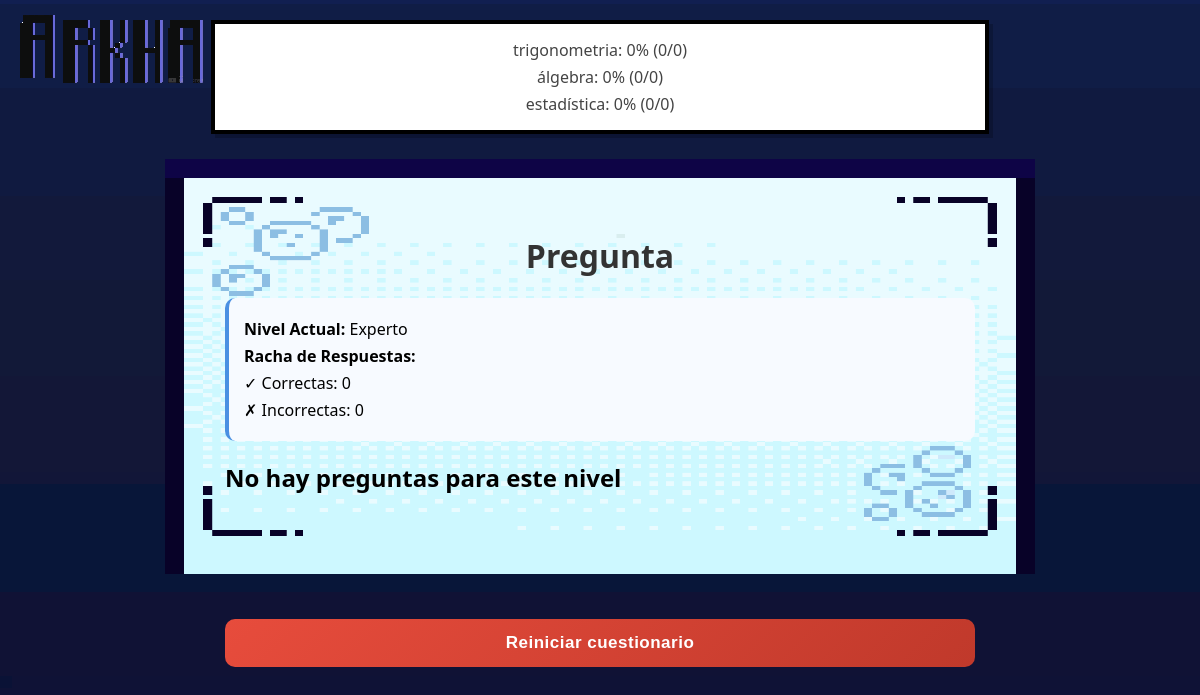
The app's page /, older data.
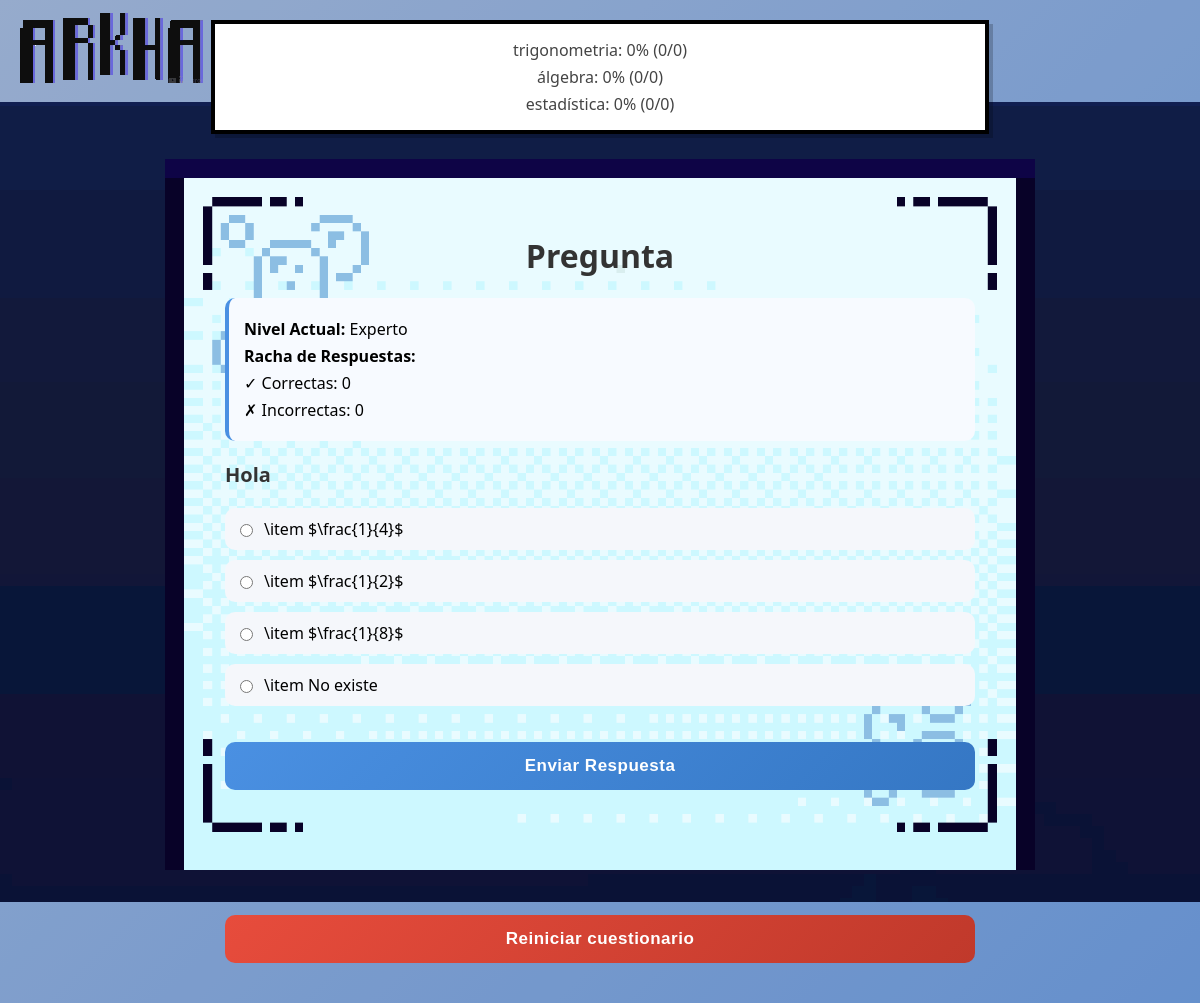
The same page, newer data.
### ADAPTACION/models.py (models this page shows)
class Question(models.Model):
    pregunta = models.TextField() #sin limite de caracteres
    respuesta_correcta = models.CharField(max_length=1, choices=UNICASRESPUESTAS)
    alternativa_A = models.CharField(max_length=255)
    alternativa_B = models.CharField(max_length=255)
    alternativa_C = models.CharField(max_length=255)
    alternativa_D = models.CharField(max_length=255)
    dificultad = models.CharField(max_length=50, choices=DIFICULTADES, db_index=True)
    tipo = models.CharField(max_length=100, choices=tipos, default='álgebra', db_index=True)

### ADAPTACION/views.py (the view)
# urls.py: path('', presentar_preguntas, name='presentar_preguntas'),
def presentar_preguntas(request):
    nivel = request.session.get('nivel', 'Experto')
    correctas = request.session.get('correctas', 0)
    incorrectas = request.session.get('incorrectas', 0)
    stats_tipos = request.session.get('stats_tipos', {
        'trigonometria': {'total': 0, 'correctas': 0},
        'álgebra':       {'total': 0, 'correctas': 0},
        'estadística':   {'total': 0, 'correctas': 0},
    })
    mostrar_pez = request.session.pop('mostrar_pez', False)
    gif_transicion = request.session.pop('gif_transicion', 'cuestionario/gifs/pez.gif')
    if request.method == 'POST':
        respuesta_usuario = request.POST.get('respuesta')
        pregunta_id = request.POST.get('pregunta_id')
        pregunta_respondida = Question.objects.filter(id=pregunta_id).first()
        nivel_anterior = nivel
        if pregunta_respondida:
            tipo = pregunta_respondida.tipo
            if pregunta_respondida.respuesta_correcta == respuesta_usuario:
                correctas += 1
                incorrectas = 0
                messages.success(request, '¡Respuesta correcta!')
                stats_tipos[tipo]['total'] += 1
                stats_tipos[tipo]['correctas'] += 1
            else:
                alternativa_correcta = "alternativa_" + pregunta_respondida.respuesta_correcta
                recorreccion = getattr(pregunta_respondida, alternativa_correcta)
                messages.error(request, 'Respuesta incorrecta. La respuesta correcta era: ' + recorreccion)
                stats_tipos[tipo]['total'] += 1
                incorrectas += 1
                correctas = 0
        nivel, correctas, incorrectas = cambiar_nivel(nivel, correctas, incorrectas)
        if nivel != nivel_anterior:
            request.session['mostrar_pez'] = True
            transicion = {nivel_anterior, nivel}
            ruta_gif = 'cuestionario/gifs/pez.gif'
            if transicion == {'Facil', 'Medio'}:
                ruta_gif = 'cuestionario/gifs/pez_carga.gif'
            elif transicion == {'Medio', 'Dificil'}:
                ruta_gif = 'cuestionario/gifs/2_medusas.gif'
            elif transicion == {'Dificil', 'Experto'}:
                ruta_gif = 'cuestionario/gifs/pulpo_baila.gif'
            request.session['gif_transicion'] = ruta_gif
        request.session['nivel'] = nivel
        request.session['correctas'] = correctas
        request.session['incorrectas'] = incorrectas
        request.session['stats_tipos'] = stats_tipos
        return redirect("presentar_preguntas")
    else:
        for tipo, datos in stats_tipos.items():
            total = datos.get('total', 0)
            correctas_tipo = datos.get('correctas', 0)
            if total == 0:
                porcentaje = 0
            else:
                porcentaje = (correctas_tipo / total) * 100
            stats_tipos[tipo] = {
                'total': total,
                'correctas': correctas_tipo,
                'porcentaje': porcentaje,
            }
        pregunta = obtener_pregunta(nivel)
        context = {
            'pregunta': pregunta,
            'nivel': nivel,
            'correctas': correctas,
            'incorrectas': incorrectas,
            'stats_tipos': stats_tipos,
            'mostrar_pez': mostrar_pez,
            'gif_transicion': gif_transicion,
        }
        return render(request, 'cuestionario/pregunta.html', context)

### ADAPTACION/views.py (called while the page is built)
def obtener_pregunta(nivel):
    preguntas= list(Question.objects.filter(dificultad=nivel))
    if len(preguntas) == 0:
        return None
    return preguntas[randint(0, len(preguntas)-1)]

### ADAPTACION/templates/cuestionario/pregunta.html (shortened to what this page needs)
{% load static %}
<!DOCTYPE html>
<html lang="es">
<head>
</head>
<body>
    <div class="video-background">
        {% if nivel == "Facil" or nivel == "Fácil" %}
            <video autoplay muted loop playsinline class="fondo-pantalla">
                <source src="{% static 'videos/fondo_arkha.mp4' %}" type="video/mp4">
            </video>
        {% elif nivel == "Medio" %}
            <img src="{% static 'cuestionario/gifs/pez_fondo.gif' %}" alt="Fondo Medio" class="fondo-pantalla">
        {% elif nivel == "Dificil" or nivel == "Difícil" %}
            <img src="{% static 'cuestionario/gifs/3_medusas.gif' %}" alt="Fondo Dificil" class="fondo-pantalla">
        {% elif nivel == "Experto" %}
            <img src="{% static 'images/dificil_fondo.png' %}" alt="Fondo Experto" class="fondo-pantalla">
        {% else %}
            <video autoplay muted loop playsinline class="fondo-pantalla">
                <source src="{% static 'videos/fondo_arkha.mp4' %}" type="video/mp4">
            </video>
        {% endif %}
        <div class="overlay"></div>
    </div>
    <div class="arkha-title">
        <img src="{% static 'cuestionario/gifs/arkha_logo.gif' %}" alt="Arkha Logo">
    </div>
    <div class="stats-box">
        {% for tipo, datos in stats_tipos.items %}
            <p>{{ tipo }}: {{ datos.porcentaje|floatformat:0 }}% ({{ datos.correctas }}/{{ datos.total }})</p>
        {% endfor %}
    </div>
    <div class="contenedor">
        <h1>Pregunta</h1>
        <div class="estado">
            <p><strong>Nivel Actual:</strong> {{ nivel }}</p>
            <p><strong>Racha de Respuestas:</strong></p>
            <p>✓ Correctas: {{ correctas }}</p>
            <p>✗ Incorrectas: {{ incorrectas }}</p>
        </div>
        {% if pregunta %}
            <div class="pregunta">
                <h3>{{ pregunta.pregunta | safe }}</h3>
                <form method="POST">
                    <ul class="alternativas">
                        <li><label><input type="radio" name="respuesta" value="A"> {{ pregunta.alternativa_A|safe }}</label></li>
                        <li><label><input type="radio" name="respuesta" value="B"> {{ pregunta.alternativa_B|safe }}</label></li>
                        <li><label><input type="radio" name="respuesta" value="C"> {{ pregunta.alternativa_C|safe }}</label></li>
                        <li><label><input type="radio" name="respuesta" value="D"> {{ pregunta.alternativa_D|safe }}</label></li>
                    </ul>
                    <button type="submit">Enviar Respuesta</button>
                </form>
            </div>
        {% else %}
            <h2>No hay preguntas para este nivel</h2>
        {% endif %}
    </div>
    <div class="reiniciar">
        <a href="/reiniciar/">
            <button class="btn-red">Reiniciar cuestionario</button>
        </a>
    </div>
</body>
</html>

Row changes from the older to the newer data that the page shows:
changed Question "Experto": pregunta (not shown) → "Hola"; alternativa_A (not shown) → "\\item $\\frac{1}{4}$"; alternativa_B (not shown) → "\\item $\\frac{1}{2}$"; alternativa_C (not shown) → "\\item $\\frac{1}{8}$"; alternativa_D (not shown) → "\\item No existe"
Text that changed along with them:
form field respuesta: (not shown) → "☐ \\item $\\frac{1}{4}$"
form field respuesta: (not shown) → "☐ \\item $\\frac{1}{2}$"
form field respuesta: (not shown) → "☐ \\item $\\frac{1}{8}$"
form field respuesta: (not shown) → "☐ \\item No existe"
text no longer shown: "No hay preguntas para este nivel"
text now shown: "Enviar Respuesta"
